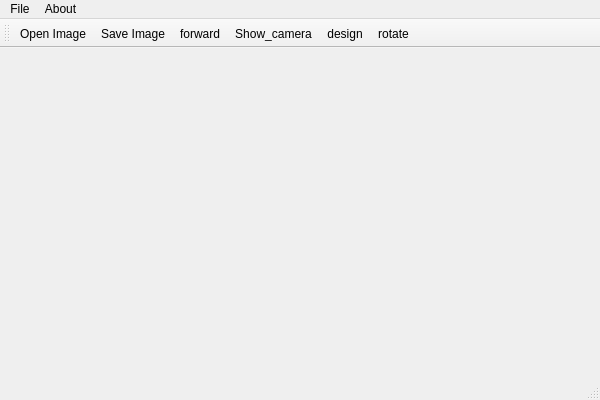
<?xml version="1.0" encoding="UTF-8"?>
<ui version="4.0">
 <class>iiClass</class>
 <widget class="QMainWindow" name="iiClass">
  <property name="geometry">
   <rect>
    <x>0</x>
    <y>0</y>
    <width>600</width>
    <height>400</height>
   </rect>
  </property>
  <property name="windowTitle">
   <string>ii</string>
  </property>
  <widget class="QWidget" name="centralWidget">
   <widget class="my_qlabel" name="label">
    <property name="geometry">
     <rect>
      <x>150</x>
      <y>80</y>
      <width>131</width>
      <height>141</height>
     </rect>
    </property>
    <property name="mouseTracking">
     <bool>true</bool>
    </property>
    <property name="text">
     <string/>
    </property>
   </widget>
  </widget>
  <widget class="QMenuBar" name="menuBar">
   <property name="geometry">
    <rect>
     <x>0</x>
     <y>0</y>
     <width>600</width>
     <height>21</height>
    </rect>
   </property>
   <widget class="QMenu" name="menuFile">
    <property name="title">
     <string>File</string>
    </property>
    <addaction name="actionOpen_Image"/>
    <addaction name="actionSave_Image"/>
   </widget>
   <widget class="QMenu" name="menuAbout">
    <property name="title">
     <string>About</string>
    </property>
    <addaction name="actionInteractive_Image"/>
   </widget>
   <addaction name="menuFile"/>
   <addaction name="menuAbout"/>
  </widget>
  <widget class="QToolBar" name="mainToolBar">
   <attribute name="toolBarArea">
    <enum>TopToolBarArea</enum>
   </attribute>
   <attribute name="toolBarBreak">
    <bool>false</bool>
   </attribute>
   <addaction name="actionOpen_Image"/>
   <addaction name="actionSave_Image"/>
   <addaction name="action_forward"/>
   <addaction name="actionShow_camera"/>
   <addaction name="actionDesign"/>
   <addaction name="actionRotate"/>
  </widget>
  <widget class="QStatusBar" name="statusBar"/>
  <action name="actionOpen_Image">
   <property name="icon">
    <iconset resource="image.qrc">
     <normaloff>:/image/folder.png</normaloff>:/image/folder.png</iconset>
   </property>
   <property name="text">
    <string>Open Image</string>
   </property>
  </action>
  <action name="actionSave_Image">
   <property name="icon">
    <iconset resource="image.qrc">
     <normaloff>:/image/save.png</normaloff>:/image/save.png</iconset>
   </property>
   <property name="text">
    <string>Save Image</string>
   </property>
  </action>
  <action name="actionInteractive_Image">
   <property name="text">
    <string>Interactive Image</string>
   </property>
  </action>
  <action name="action_forward">
   <property name="icon">
    <iconset resource="image.qrc">
     <normaloff>:/image/forward.png</normaloff>:/image/forward.png</iconset>
   </property>
   <property name="text">
    <string>forward</string>
   </property>
   <property name="toolTip">
    <string>forward</string>
   </property>
  </action>
  <action name="actionShow_camera">
   <property name="icon">
    <iconset resource="image.qrc">
     <normaloff>:/image/camera.png</normaloff>:/image/camera.png</iconset>
   </property>
   <property name="text">
    <string>Show_camera</string>
   </property>
  </action>
  <action name="actionDesign">
   <property name="icon">
    <iconset resource="image.qrc">
     <normaloff>:/image/design.png</normaloff>:/image/design.png</iconset>
   </property>
   <property name="text">
    <string>design</string>
   </property>
  </action>
  <action name="actionRotate">
   <property name="icon">
    <iconset resource="image.qrc">
     <normaloff>:/image/rotate.png</normaloff>:/image/rotate.png</iconset>
   </property>
   <property name="text">
    <string>rotate</string>
   </property>
  </action>
  <action name="actionShadow">
   <property name="icon">
    <iconset resource="image.qrc">
     <normaloff>:/image/shadow.png</normaloff>:/image/shadow.png</iconset>
   </property>
   <property name="text">
    <string>shadow</string>
   </property>
  </action>
 </widget>
 <layoutdefault spacing="6" margin="11"/>
 <customwidgets>
  <customwidget>
   <class>my_qlabel</class>
   <extends>QLabel</extends>
   <header location="global">my_qlabel.h</header>
  </customwidget>
 </customwidgets>
 <resources>
  <include location="ii.qrc"/>
  <include location="image.qrc"/>
 </resources>
 <connections/>
</ui>
